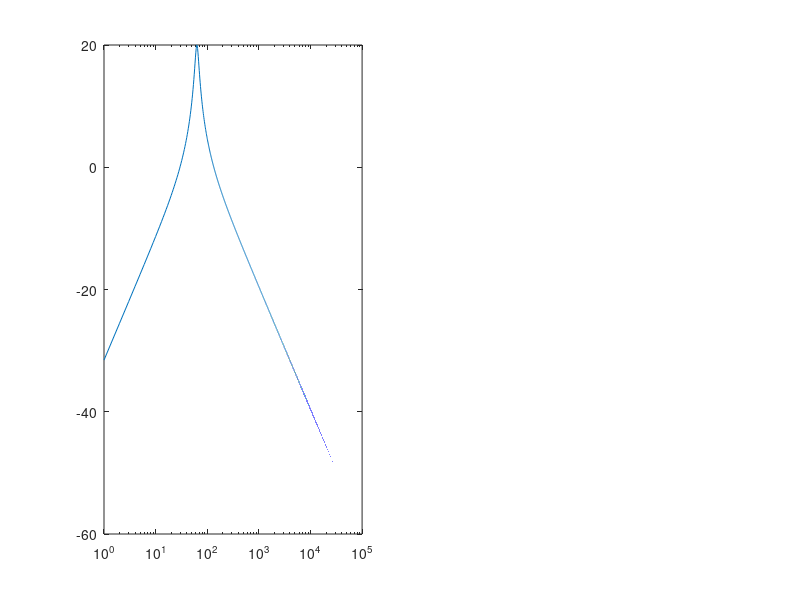

This chart was generated by the following MATLAB code: (Note: this script raises an error after producing the figure.)
%% Resistor value calculation and frequency response

clc, clear variables
% Using round63 lib from Stephen Cobeldick
addpath('./round63')

% Center frequencies, 1:2.5 ratio
fm = [63 160 400 1000 2500 6250 16000];

% Gain (negative due to inverting op-amp configuration)
gain_fm = -10; 

% Quality factor (~bandwidth)
Q = 6;

% Capacitor values
C = 1e-9*[33 33 6.8 2.2 2.2 0.33 0.33];

% E-series for choosing resistor values
E = 'E24';

for i=1:length(fm)
    % Generate filt structure to store values
    filt = struct();
    filt.fm = fm(i); 
    
    % Calculate resistor values based on specified parameters
    R2 = Q/(pi*fm(i)*C(i));
    R1 = R2/(-2*gain_fm);
    R3 = -gain_fm*R1/(2*Q^2 + gain_fm);
    
    filt.R1 = R1;
    filt.R2 = R2;
    filt.R3 = R3;
    
    % Calculate bandwidth
    bandwidth = 1/(pi*R2*C(i));
    
    % Calculate transfer function
    wm = 1/C(i) * sqrt((R1+R3)/(R1*R2*R3));
    num = [(-R2*R3)/(R1+R3)*C(i)*wm 0];
    denom = [(R1*R2*R3)/(R1+R3)*C(i)^2*wm^2, (2*R1*R3)/(R1+R3)*C(i)*wm, 1];
    filt.num = num;
    filt.denom = denom;
    
    %Plot frequency response
    figure(1)
    subplot(1,2,1)
    
    % Normalize frequency to fm
    % Transfer function assumes normalized frequency
    w = (0:1:1e5)/fm(i);
    
    % Evaluate transer function
    s = 1j*w;
    h = polyval(num,s)./polyval(denom,s);
    
    mag = 20*log10(abs(h));
    
    % Scale back frequency axis with fm,
    % since frequency was prev normalized to fm
    semilogx(w*fm(i), mag); hold on; 
    str = [num2str(fm(i)), ' Hz' ];
    xline(fm(i), '-.', str)
    yline(0,'--')
    
    % Find nearest resistor value in E-series 
    filt.R1_E = round63(R1, E);
    filt.R2_E = round63(R2, E);
    filt.R3_E = round63(R3, E);
    
    R1 = filt.R1_E;
    R2 = filt.R2_E;
    R3 = filt.R3_E;
    
    % Recalculate new parameters with E-series values
    fm_new = Q/(R2*pi*C(i));
    wm = 1/C(i) * sqrt((R1+R3)/(R1*R2*R3));
    num = [(-R2*R3)/(R1+R3)*C(i)*wm 0];
    denom = [(R1*R2*R3)/(R1+R3)*C(i)^2*wm^2, (2*R1*R3)/(R1+R3)*C(i)*wm, 1];
    filt.num_E = num;
    filt.denom_E = denom;
    
    filt.fm_E = fm_new;
    filt.gain_E = R2/(-2*R1);
    
    filters(i) = filt;
    
    % Plot frequency response for E-series
    subplot(1,2,2)
    w = (0:1:1e5)/fm_new;
    s = 1j*w;
    h = polyval(num,s)./polyval(denom,s);
    mag = 20*log10(abs(h));
    semilogx(w*fm_new, mag); hold on;
    str = [num2str(round(fm_new)), ' Hz' ];
    xline(fm_new, '-.', str)
    yline(0,'--')
end

% Add labels
subplot(1,2,1)
xlabel('frequency [Hz]')
ylabel('magnitude [dB]')
title('MFB Band-pass filter')
axis([10 1e5 -10 25])

subplot(1,2,2)
xlabel('frequency [Hz]')
ylabel('magnitude [dB]')
title(['MFB Band-pass filter ', E, ' series'])
axis([10 1e5 -10 25])

%% Gain bandwidth calculations
% Run after first section

% Calculate noise gain at center frequencies 
% Use noise gain to calculate gain bandwidth product

clc
gbw = 2e6;
opamp = "TLC272";

noise_gain = zeros(1,7);
for i = 1:length(fm)
    R1 = filters(i).R1_E;
    R2 = filters(i).R2_E;
    R3 = filters(i).R3_E;
    fm_new = filters(i).fm_E;
    
    num_NG =  [C(i)^2*R1*R2*R3, C(i)*R1*R2 + 2*C(i)*R1*R3 + C(i)*R2*R3, R1 + R3];
    denom_NG = [C(i)^2*R1*R2*R3, 2*C(i)*R1*R3, R1 + R3];
        
    s = 1j*2*pi*fm_new;
    
    noise_gain(i) = polyval(num_NG,s)./polyval(denom_NG,s);
   
    fprintf('Noise gain at %i Hz:\t\t %.2f \n', round(fm_new), noise_gain(i))
    fprintf('Gain bandwidth: \t\t\t %.2f \n', noise_gain(i)*fm_new)
    fprintf('Unity gain bandwidth %s: %.2f  \n \n', opamp, gbw)
end




